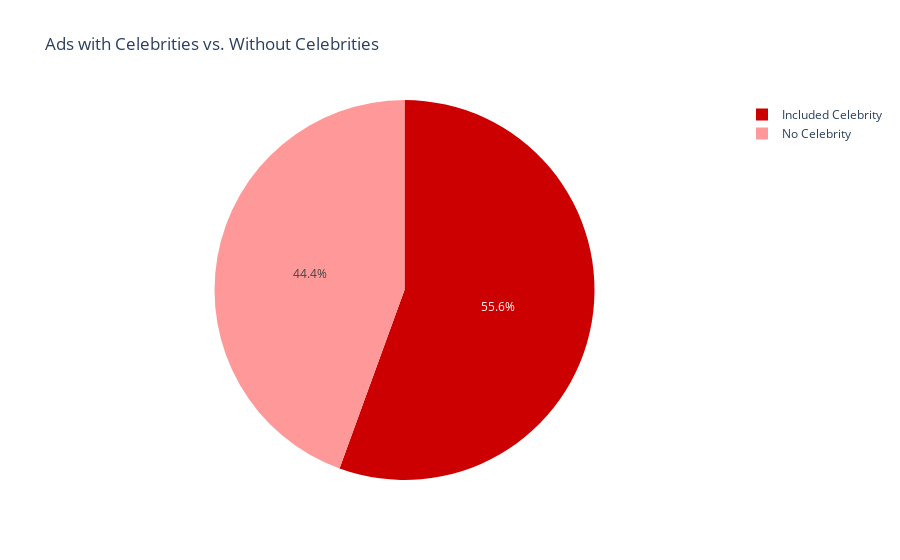

The notebook cell this image was saved under:
### Code cell
# show what percentage included celebrities for peaked, and yougov top 10


celebrity_counts = df['Celebrity'].value_counts()


celebrity_counts.index = celebrity_counts.index.map({True: 'Included Celebrity', False: 'No Celebrity'})


fig = px.pie(celebrity_counts, names=celebrity_counts.index, values=celebrity_counts.values, 
             title='Ads with Celebrities vs. Without Celebrities',
             color_discrete_sequence=['#cc0000','#ff9999'])

fig.show()

### Figure 1 — Plotly figure (JSON) as saved in the notebook; plotly's stock layout.template omitted (floating-point values rounded to 4 significant figures)
{"data": [{"domain": {"x": [0, 1], "y": [0, 1]}, "hovertemplate": "Celebrity=%{label}<br>value=%{value}<extra></extra>", "labels": ["Included Celebrity", "No Celebrity"], "legendgroup": "", "name": "", "showlegend": true, "type": "pie", "values": [35, 28]}], "layout": {"legend": {"tracegroupgap": 0}, "piecolorway": ["#cc0000", "#ff9999"], "title": {"text": "Ads with Celebrities vs. Without Celebrities"}}}
